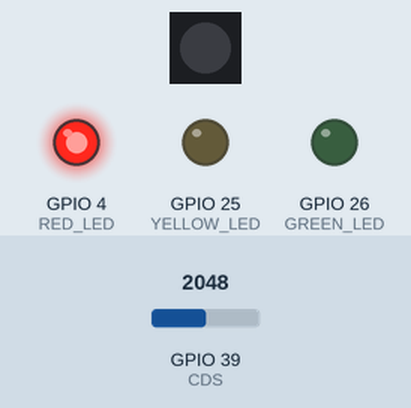
The sketch below on a simulated ESP32. On the bench: 1 RGB LEDs in strip order, left to right, output pins drawn as LEDs (lit = HIGH). The test bench sets the inputs (shaded band); at power-on: GPIO 39 (CDS) = 2048. Dim RGB values are drawn brighter than linear.

Above: at 1.8 s.
1.9 s: GPIO 39 (CDS) set to 1268
3.4 s: GPIO 39 (CDS) set to 1167
At 4.2 s:
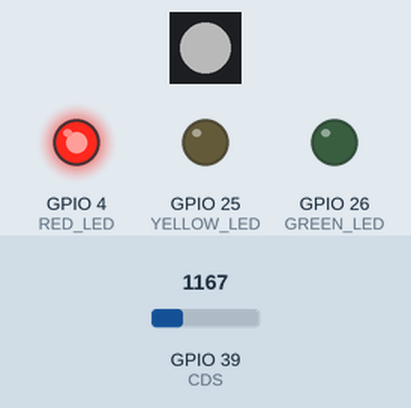
6.5 s: GPIO 39 (CDS) set to 1228
At 8.0 s:
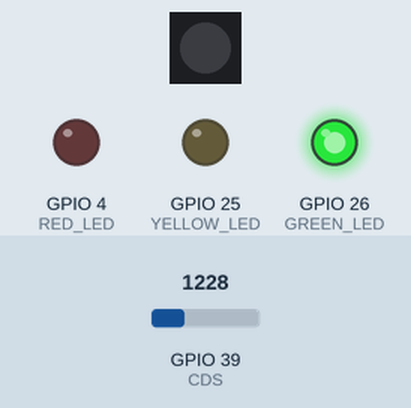
8.5 s: GPIO 39 (CDS) set to 1160
At 9.6 s:
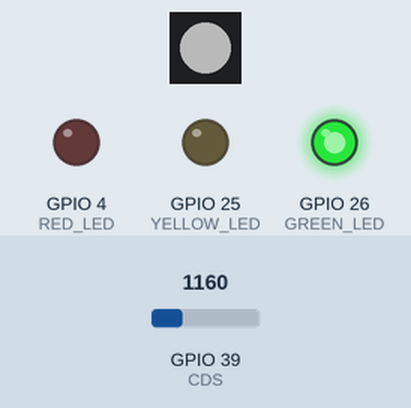
11.6 s: GPIO 39 (CDS) set to 1240
At 13.0 s:
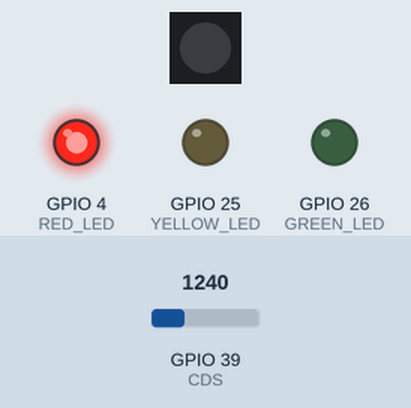
13.5 s: GPIO 39 (CDS) set to 491
At 14.6 s:
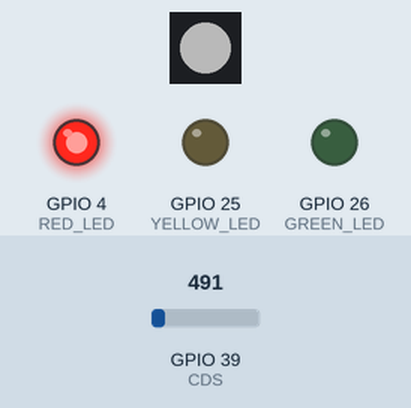
Timing chart, 0 to 17.6 s (numbered marks = the images above; inputs shaded):
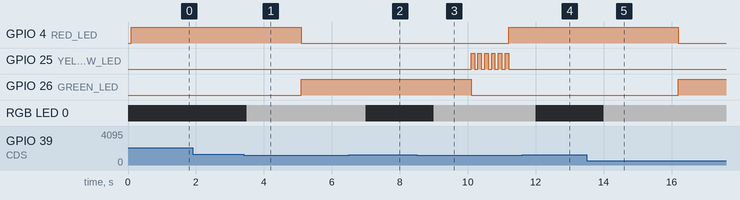

Measured:
- the behaviour switches between 1200 and 1199 on GPIO 39 (CDS) (found by bisection; images 0 and 1)
- after the input at 1.9 s, every drawn part: stays the same
- after the input at 3.4 s, RGB LED 0: off → RGB(70, 70, 70) after 0.10 s
- after the input at 6.5 s, RGB LED 0: RGB(70, 70, 70) → off after 0.50 s
- after the input at 8.5 s, RGB LED 0: off → RGB(70, 70, 70) after 0.50 s
- after the input at 11.6 s, RGB LED 0: RGB(70, 70, 70) → off after 0.40 s
- after the input at 13.5 s, RGB LED 0: off → RGB(70, 70, 70) after 0.50 s
- by itself, GPIO 25 (YELLOW_LED): alternates HIGH for 0.10 s and LOW for 0.10 s, 12 changes in all, then stays LOW

The sketch:

02.smart_bus_station_cds_led.ino
```cpp
#include <Ticker.h>// 타이머인터럽트 헤더파일

//신호등 핀번호 설정(1)
//**********************************
#define RED_LED 4
#define YELLOW_LED 25
#define GREEN_LED 26

Ticker ticker; // Ticker 생성자
Ticker ticker2;

int traffic_timer = 0; // 신호등타이머 카운트 변수
bool yellow_state = false; // 노란LED 상태변수
//**********************************

//CDS 및 네오픽셀 설정(2)추가코드
//**********************************
#include <Adafruit_NeoPixel.h>//네오픽셀 헤더파일
#define PIN          27
#define NUMPIXELS    1
Adafruit_NeoPixel pixels(NUMPIXELS, PIN, NEO_GRB + NEO_KHZ800);

#define CDS 39
//**********************************

void setup() {
  //신호등 핀을 출력으로 설정(1)
  //**********************************
  pinMode(RED_LED, OUTPUT);
  pinMode(YELLOW_LED, OUTPUT);
  pinMode(GREEN_LED, OUTPUT);
  //**********************************

    //네오픽셀 초기화(2)추가코드
  //**********************************
  pixels.begin();
  pixels.clear();
  //**********************************

  //100ms 간격으로 인터럽트 발생
  ticker.attach(0.1, controlTrafficLight);
  ticker2.attach(0.5, controlNeopixel);
}

void loop() {
  delay(1000);
}


//신호등의 움직임을 제어하는 함수(1)
//**********************************
void controlTrafficLight(){

  if(traffic_timer>110){
    traffic_timer=0;
  }
  if(traffic_timer<50){
    setTrafficLight(1,0,0);
  }
  else if(traffic_timer<100){
    setTrafficLight(0,0,1);
  }
  else{
    yellow_state = !yellow_state;
    setTrafficLight(0,yellow_state,0);
  }
  traffic_timer++;
}
//**********************************

//신호등의 LED를 제어하는 함수(1)
//**********************************
void setTrafficLight(bool red, bool yellow, bool green){
  digitalWrite(RED_LED, red);
  digitalWrite(YELLOW_LED, yellow);
  digitalWrite(GREEN_LED, green);
}
//**********************************

//네오픽셀 제어 함수(2) 추가코드
//**********************************
void controlNeopixel(){
  int CDS_value = analogRead(CDS);
  if(CDS_value<1200){
    pixels.setPixelColor(0, pixels.Color(70, 70, 70));
    pixels.show();
  }
  else{
    pixels.setPixelColor(0, pixels.Color(0, 0, 0));
    pixels.show();
  }
}
//**********************************
```
